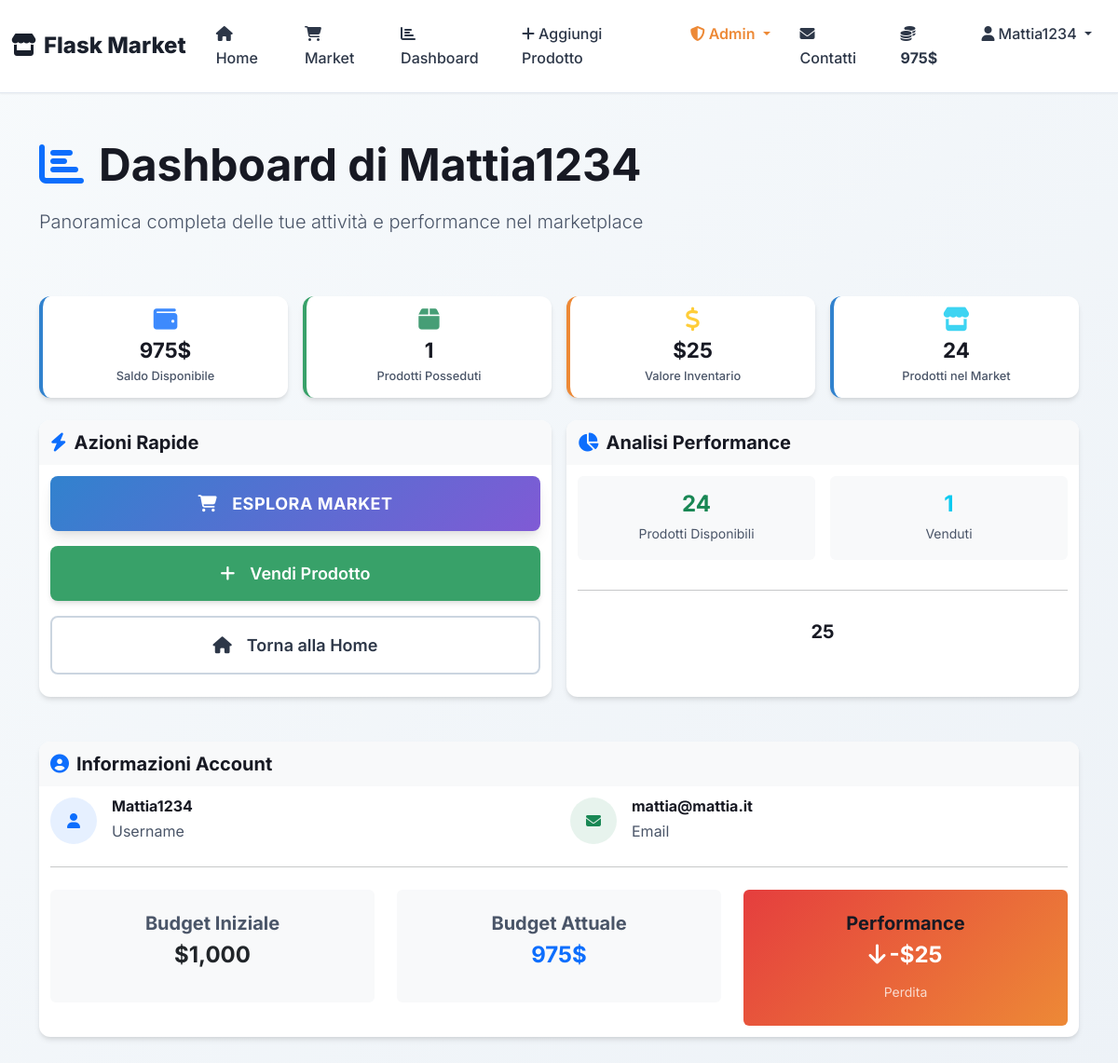
Page /dashboard (signed in) on the committed database.
### app/models.py (models this page shows, shortened)
class User(db.Model, UserMixin):
    id = db.Column(db.Integer(), primary_key=True)
    username = db.Column(db.String(length=30), nullable=False, unique=True)
    email_address = db.Column(db.String(length=50), nullable=False, unique=True)
    password_hash = db.Column(db.String(length=60), nullable=False)
    budget = db.Column(db.Integer, nullable=False, default=1000)
    is_admin = db.Column(db.Boolean, nullable=False, default=False)
    is_banned = db.Column(db.Boolean, nullable=False, default=False)
    items = db.relationship("Item", foreign_keys="Item.owner", backref="owned_user", lazy=True)
    created_items = db.relationship("Item", foreign_keys="Item.created_by", backref="creator_user", lazy=True)
    @property
    def prettier_budget(self):
        if len(str(self.budget)) >= 4:
            return f"{str(self.budget)[:-3]},{str(self.budget)[-3:]}$"
        else:
            return f"{self.budget}$"
    @property
    def password(self):
        return self.password
    def can_access_admin(self):
        return self.is_admin and not self.is_banned

### app/routes.py (the view)
@app.route("/dashboard")
@login_required
def dashboard():
    owned_items_count = len(current_user.items)
    total_value = sum(item.price for item in current_user.items)
    available_items = Item.query.filter_by(owner=None).count()
    total_items = Item.query.count()
    return render_template("dashboard.html",
                         owned_items_count=owned_items_count,
                         total_value=total_value,
                         available_items=available_items,
                         total_items=total_items)

### app/templates/dashboard.html (shortened to what this page needs)
{% extends 'base.html' %}
{% block content %}
<section class="py-5">
    <div class="container">
        <div class="row mb-5">
            <div class="col-12">
                <h1 class="display-5 fw-bold mb-3">
                    <i class="fas fa-chart-bar me-3 text-primary"></i>Dashboard di {{ current_user.username }}
                </h1>
                <p class="lead text-muted">Panoramica completa delle tue attività e performance nel marketplace</p>
            </div>
        </div>
        <div class="row g-3 mb-4">
            <div class="col-md-6 col-lg-3">
                <div class="stats-card hover-lift">
                    <i class="fas fa-wallet text-primary"></i>
                    <h4>{{ current_user.prettier_budget }}</h4>
                    <p>Saldo Disponibile</p>
                </div>
            </div>
            <div class="col-md-6 col-lg-3">
                <div class="stats-card success hover-lift">
                    <i class="fas fa-box text-success"></i>
                    <h4>{{ owned_items_count }}</h4>
                    <p>Prodotti Posseduti</p>
                </div>
            </div>
            <div class="col-md-6 col-lg-3">
                <div class="stats-card warning hover-lift">
                    <i class="fas fa-dollar-sign text-warning"></i>
                    <h4>${{ total_value }}</h4>
                    <p>Valore Inventario</p>
                </div>
            </div>
            <div class="col-md-6 col-lg-3">
                <div class="stats-card info hover-lift">
                    <i class="fas fa-store text-info"></i>
                    <h4>{{ available_items }}</h4>
                    <p>Prodotti nel Market</p>
                </div>
            </div>
        </div>
        <div class="row g-3">
            <div class="col-lg-6">
                <div class="card border-0 h-100">
                    <div class="card-header bg-light border-0">
                        <h5 class="mb-0 fw-bold">
                            <i class="fas fa-bolt me-2 text-primary"></i>Azioni Rapide
                        </h5>
                    </div>
                    <div class="card-body">
                        <div class="d-grid gap-3">
                            <a href="{{ url_for('market') }}" class="btn btn-primary btn-lg">
                                <i class="fas fa-shopping-cart me-2"></i>Esplora Market
                            </a>
                            <a href="{{ url_for('add_item') }}" class="btn btn-success btn-lg">
                                <i class="fas fa-plus me-2"></i>Vendi Prodotto
                            </a>
                            <a href="{{ url_for('home_page') }}" class="btn btn-outline-secondary btn-lg">
                                <i class="fas fa-home me-2"></i>Torna alla Home
                            </a>
                        </div>
                    </div>
                </div>
            </div>
            <div class="col-lg-6">
                <div class="card border-0 h-100">
                    <div class="card-header bg-light border-0">
                        <h5 class="mb-0 fw-bold">
                            <i class="fas fa-chart-pie me-2 text-primary"></i>Analisi Performance
                        </h5>
                    </div>
                    <div class="card-body">
                        <div class="row text-center g-3">
                            <div class="col-6">
                                <div class="p-3 bg-light rounded">
                                    <h4 class="text-success fw-bold mb-1">{{ available_items }}</h4>
                                    <small class="text-muted">Prodotti Disponibili</small>
                                </div>
                            </div>
                            <div class="col-6">
                                <div class="p-3 bg-light rounded">
                                    <h4 class="text-info fw-bold mb-1">{{ total_items - available_items }}</h4>
                                    <small class="text-muted">Venduti</small>
                                </div>
                            </div>
                            <div class="col-12">
                                <hr class="my-3">
                                <div class="p-3 bg-gradient rounded text-white" style="background: linear-gradient(135deg, var(--accent-blue), var(--accent-purple));">
                                    <h5 class="fw-bold mb-1">{{ total_items }}</h5>
                                    <small>Totale Prodotti nel Sistema</small>
                                </div>
                            </div>
                        </div>
                    </div>
                </div>
            </div>
        </div>
        <div class="row mt-5">
            <div class="col-12">
                <div class="card border-0">
                    <div class="card-header bg-light border-0">
                        <h5 class="mb-0 fw-bold">
                            <i class="fas fa-user-circle me-2 text-primary"></i>Informazioni Account
                        </h5>
                    </div>
                    <div class="card-body">
                        <div class="row g-4">
                            <div class="col-md-6">
                                <div class="d-flex align-items-center gap-3">
                                    <div class="bg-primary bg-opacity-10 rounded-circle d-flex align-items-center justify-content-center" style="width: 50px; height: 50px;">
                                        <i class="fas fa-user text-primary"></i>
                                    </div>
                                    <div>
                                        <h6 class="fw-bold mb-1">{{ current_user.username }}</h6>
                                        <p class="text-muted mb-0">Username</p>
                                    </div>
                                </div>
                            </div>
                            <div class="col-md-6">
                                <div class="d-flex align-items-center gap-3">
                                    <div class="bg-success bg-opacity-10 rounded-circle d-flex align-items-center justify-content-center" style="width: 50px; height: 50px;">
                                        <i class="fas fa-envelope text-success"></i>
                                    </div>
                                    <div>
                                        <h6 class="fw-bold mb-1">{{ current_user.email_address }}</h6>
                                        <p class="text-muted mb-0">Email</p>
                                    </div>
                                </div>
                            </div>
                        </div>
                        <hr class="my-4">
                        <div class="row text-center">
                            <div class="col-md-4">
                                <div class="p-4 bg-light rounded">
                                    <h5 class="fw-bold text-muted mb-2">Budget Iniziale</h5>
                                    <h4 class="text-dark">$1,000</h4>
                                </div>
                            </div>
                            <div class="col-md-4">
                                <div class="p-4 bg-light rounded">
                                    <h5 class="fw-bold text-muted mb-2">Budget Attuale</h5>
                                    <h4 class="text-primary">{{ current_user.prettier_budget }}</h4>
                                </div>
                            </div>
                            <div class="col-md-4">
                                {% if current_user.budget > 1000 %}
                                <div class="p-4 rounded text-white" style="background: linear-gradient(135deg, #38a169, #3182ce);">
                                    <h5 class="fw-bold mb-2">Performance</h5>
                                    <h4 class="text-white">
                                        <i class="fas fa-arrow-up me-1"></i>+${{ current_user.budget - 1000 }}
                                    </h4>
                                    <small class="opacity-75">Profitto</small>
                                </div>
                                {% elif current_user.budget < 1000 %}
                                <div class="p-4 rounded text-white" style="background: linear-gradient(135deg, #e53e3e, #ed8936);">
                                    <h5 class="fw-bold mb-2">Performance</h5>
                                    <h4 class="text-white">
                                        <i class="fas fa-arrow-down me-1"></i>-${{ 1000 - current_user.budget }}
                                    </h4>
                                    <small class="opacity-75">Perdita</small>
                                </div>
                                {% endif %}
                            </div>
                        </div>
                    </div>
                </div>
            </div>
        </div>
    </div>
</section>
{% endblock content %}

### app/templates/partials/navbar.html (shortened to what this page needs)
<nav class="navbar navbar-expand-lg navbar-light">
  <div class="container-fluid">
    <a class="navbar-brand" href="/"><i class="fas fa-store me-2"></i>Flask Market</a>
    <div class="collapse navbar-collapse" id="navbarSupportedContent">
      <ul class="navbar-nav me-auto mb-2 mb-lg-0">
        <li class="nav-item">
          <a class="nav-link" href="{{ url_for('home_page') }}">
            <i class="fas fa-home me-1"></i>Home
          </a>
        </li>
        {% if current_user.is_authenticated %}
        <li class="nav-item">
          <a class="nav-link" href="{{ url_for('market') }}">
            <i class="fas fa-shopping-cart me-1"></i>Market
          </a>
        </li>
        <li class="nav-item">
          <a class="nav-link" href="{{ url_for('dashboard') }}">
            <i class="fas fa-chart-bar me-1"></i>Dashboard
          </a>
        </li>
        <li class="nav-item">
          <a class="nav-link" href="{{ url_for('add_item') }}">
            <i class="fas fa-plus me-1"></i>Aggiungi Prodotto
          </a>
        </li>
        {% if current_user.can_access_admin() %}
        <li class="nav-item dropdown">
          <a class="nav-link dropdown-toggle text-warning" href="#" role="button" data-bs-toggle="dropdown" aria-expanded="false">
            <i class="fas fa-shield-alt me-1"></i>Admin
          </a>
        </li>
        {% endif %}
        {% endif %}
        <li class="nav-item">
          <a class="nav-link" href="{{ url_for('contacts') }}">
            <i class="fas fa-envelope me-1"></i>Contatti
          </a>
        </li>
      </ul>
      <ul class="navbar-nav">
      {% if current_user.is_authenticated %}
            <li class="nav-item">
              <a class="nav-link" href="#" style="color: lawngreen;font-weight: bold">
                <i class="fa-solid fa-coins me-1"></i>
                {{ current_user.prettier_budget}}
              </a>
            </li>
            <li class="nav-item dropdown">
              <a class="nav-link dropdown-toggle" href="#" role="button" data-bs-toggle="dropdown" aria-expanded="false">
                   <i class="fas fa-user me-1"></i>{{ current_user.username}}
                </a>
            </li>
      {% endif %}
      </ul>
    </div>
  </div>
</nav>

### rows in the picture
User: prettier_budget "975$", username "Mattia1234", email_address "mattia@mattia.it", 1000-current_user.budget "25"

### other values in the picture
{{ owned_items_count }} "1"
{{ total_value }} "25"
{{ available_items }} "24"
{{ total_items - available_items }} "1"
{{ total_items }} "25"
